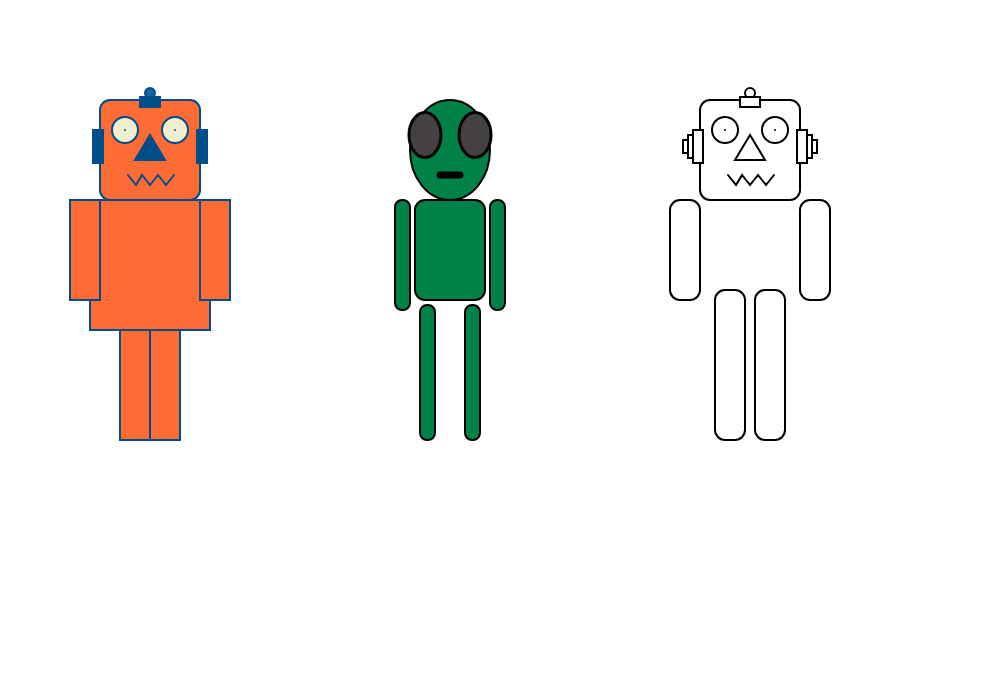
Frame 1 (no input)
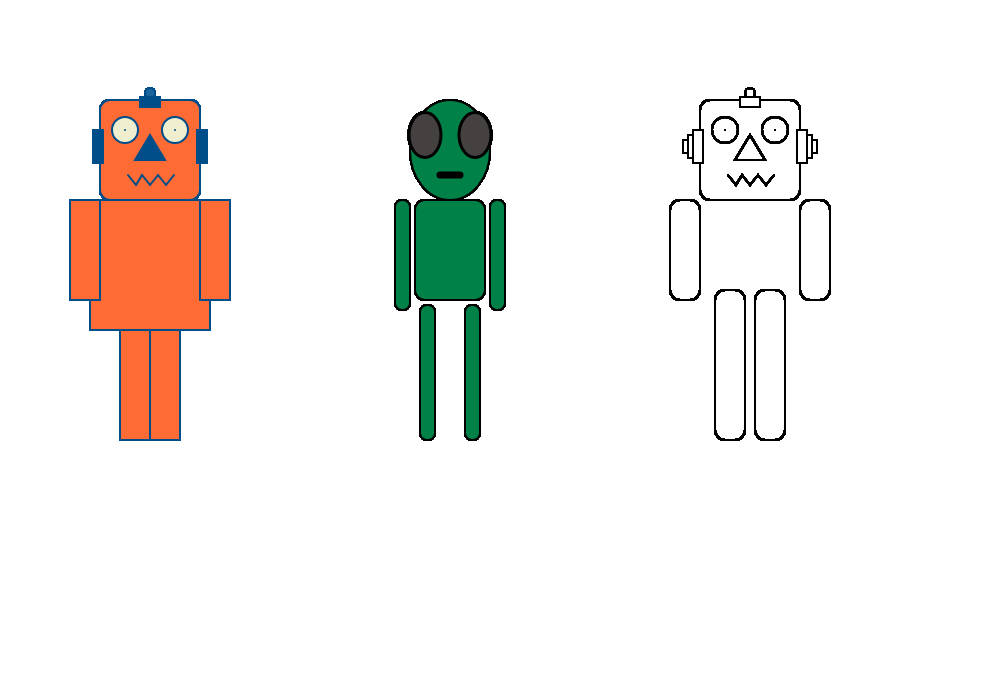
Frame 60 (no input)
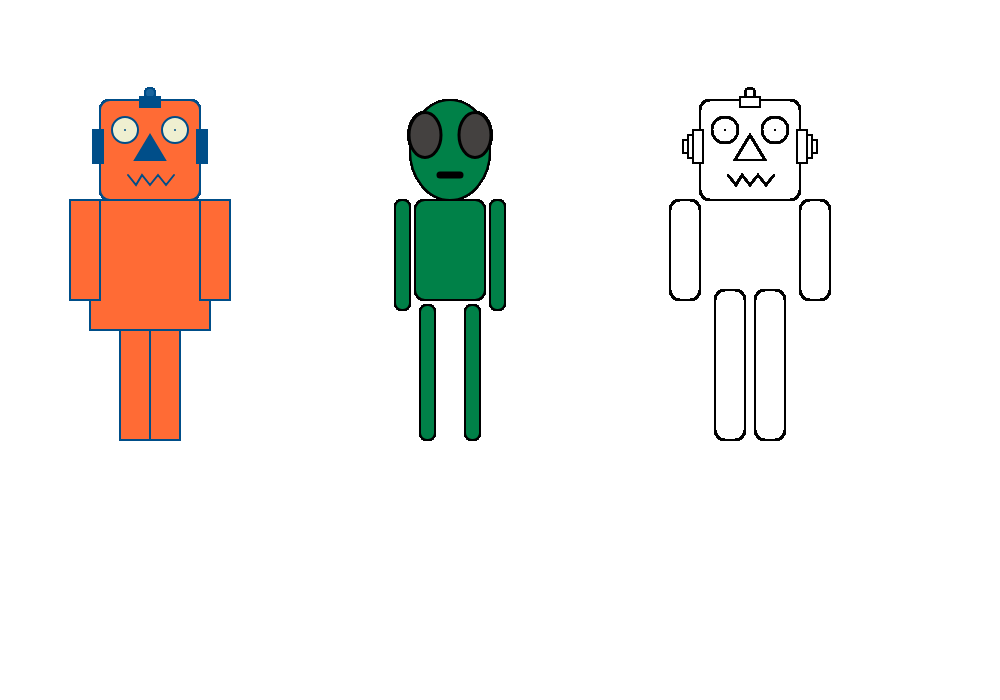
Frame 120 (the mouse pressed at the canvas centre since frame 60)

The p5.js sketch that drew these frames (run headless with seeded random() and noise() and a simulated clock; from frame 60 on, the mouse is pressed at the canvas centre):

// p5.js sketch
// ── sketch.js
function setup()
{
	//create a canvas for the robot
	createCanvas(1000, 700);
}

function draw()
{
	strokeWeight(2);

	//robot body 1 - delete this code and make your own robot body
	// fill(200);
	fill(255, 107, 53);
	stroke(0, 78, 137);
	rect(90, 200, 120, 130);
	rect(70, 200, 30, 100);
	rect(200, 200, 30, 100);
	rect(120, 330, 30, 110);
	rect(150, 330, 30, 110);


	//robot body 2 - delete this code and make your own robot body
	stroke('black');
	fill(0, 129, 72);
	rect(415, 200, 70, 100, 10);
	rect(395, 200, 15, 110, 7);
	rect(490, 200, 15, 110, 7);
	rect(420, 305, 15, 135, 7);
	rect(465, 305, 15, 135, 7);


	//robot body 3 - delete this code and make your own robot body
	// fill('white');
	noFill();
	// rect(690, 200, 120, 130);
	rect(670, 200, 30, 100, 10);
	rect(800, 200, 30, 100, 10);
	rect(715, 290, 30, 150, 10);
	rect(755, 290, 30, 150, 10);


	// !!! Draw the robot heads - You shouldn't need to change this code !!!

	//robot head 1
	fill(255, 107, 53);
	stroke(0, 78, 137);
	rect(100, 100, 100, 100, 10);
    //robot head 2
	stroke('black');
	fill(0, 129, 72);
	// rect(400, 100, 100, 100, 10);
	ellipse(450, 150, 80, 100);
    //robot head 3
	// fill('white');
	noFill();
	rect(700, 100, 100, 100, 10);

	//ears
	fill(255, 0, 0);

	//robot ears 1]
	// fill(68, 65, 64);
	fill(0, 78, 137);
	stroke(0, 78, 137);
	rect(93, 130, 10, 33);
	rect(197, 130, 10, 33);

	//robot ears 2
	// rect(393, 130, 10, 33);
	// rect(497, 130, 10, 33);

	//robot ears 3
	stroke('black');
	fill('white');
	rect(683, 140, 10, 13);
	rect(688, 135, 10, 23);
	rect(693, 130, 10, 33);


	rect(807, 140, 10, 13);
	rect(802, 135, 10, 23);
	rect(797, 130, 10, 33);



	//robots' antennas
	// robot antenna 1
	stroke(0, 78, 137);
	fill(26, 101, 158);
	ellipse(150, 93, 10, 10);
    // robot antenna 1
	// ellipse(450, 93, 10, 10);
    // robot antenna 1
	stroke('black');
	noFill();
	ellipse(750, 93, 10, 10);

    //robots' antennas
	// robot antenna 1
	stroke(0, 78, 137);
	fill(0, 78, 137);
	rect(140, 97, 20, 10);
    // robot antenna 2
	// rect(440, 97, 20, 10);
    // robot antenna 3
	stroke('black');
	fill('white');
	rect(740, 97, 20, 10);


	//robot 1's eyes
	fill(239, 239, 208);
	stroke(0, 78, 137);
	// stroke(30, 30, 36);
	ellipse(125, 130, 26, 26);
	point(125, 130);
	ellipse(175, 130, 26, 26);
	point(175, 130);

	//robot 2's eyes
	stroke('black');
	strokeWeight(3);
	fill(68, 65, 64);
	ellipse(425, 135, 32, 45);
	ellipse(475, 135, 32, 45);
	// fill(68, 65, 64);
	// strokeWeight(5);
	// stroke('black');
	// point(425, 135);
	// point(475, 135);
	
	strokeWeight(2);
	//robot 3's eyes
	// stroke('white');
	noFill();
	ellipse(725, 130, 26, 26);
	point(725, 130);
	ellipse(775, 130, 26, 26);
	point(775, 130);


	//robots' noses
	//robot 1 nose
	fill(0, 78, 137);
	stroke(0, 78, 137);
	triangle(150, 135, 135, 160, 165, 160);
    //robot 2 nose
	// triangle(450, 135, 435, 160, 465, 160);
    //robot 3 nose
	stroke('black');
	noFill();
	triangle(750, 135, 735, 160, 765, 160);

	//robot 1 mouth
	noFill();
	stroke(0, 78, 137);
	beginShape();
	vertex(128, 175);
	vertex(136, 185);
	vertex(142, 175);
	vertex(150, 185);
	vertex(158, 175);
	vertex(166, 185);
	vertex(174, 175);
	endShape();

	//robot 2 mouth
	stroke('black');
	strokeWeight(7);
	line(440, 175, 460, 175);
	// beginShape();
	// vertex(428, 175);
	// vertex(436, 185);
	// vertex(442, 175);
	// vertex(450, 185);
	// vertex(458, 175);
	// vertex(466, 185);
	// vertex(474, 175);
	// endShape();

	//robot 3 mouth
	strokeWeight(2);
	beginShape();
	vertex(728, 175);
	vertex(736, 185);
	vertex(742, 175);
	vertex(750, 185);
	vertex(758, 175);
	vertex(766, 185);
	vertex(774, 175);
	endShape();
}
